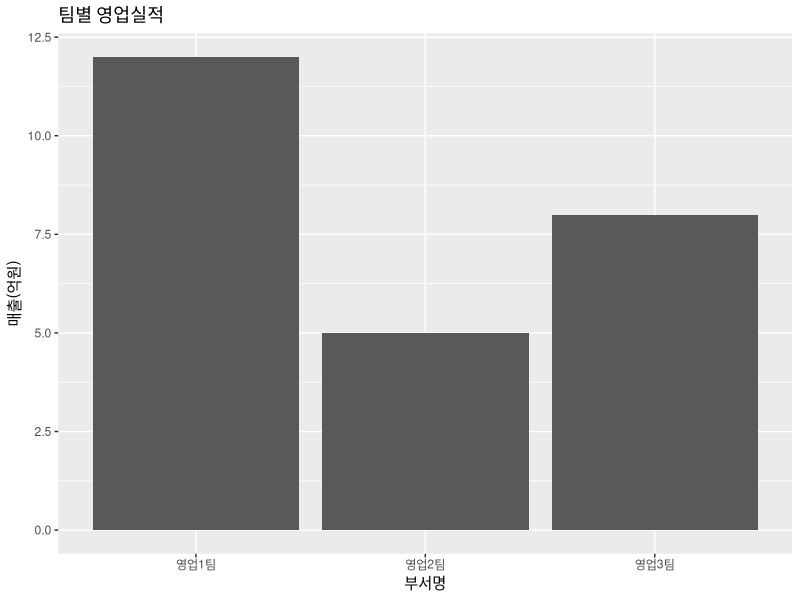
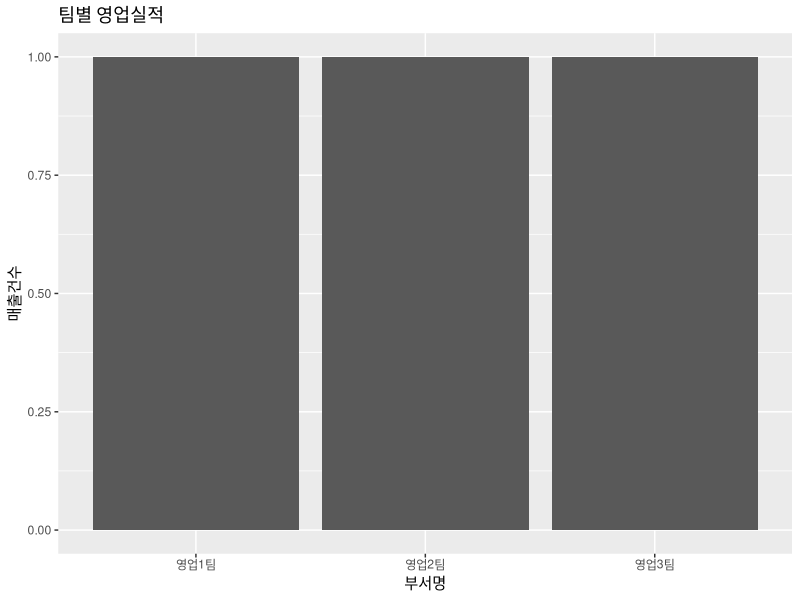
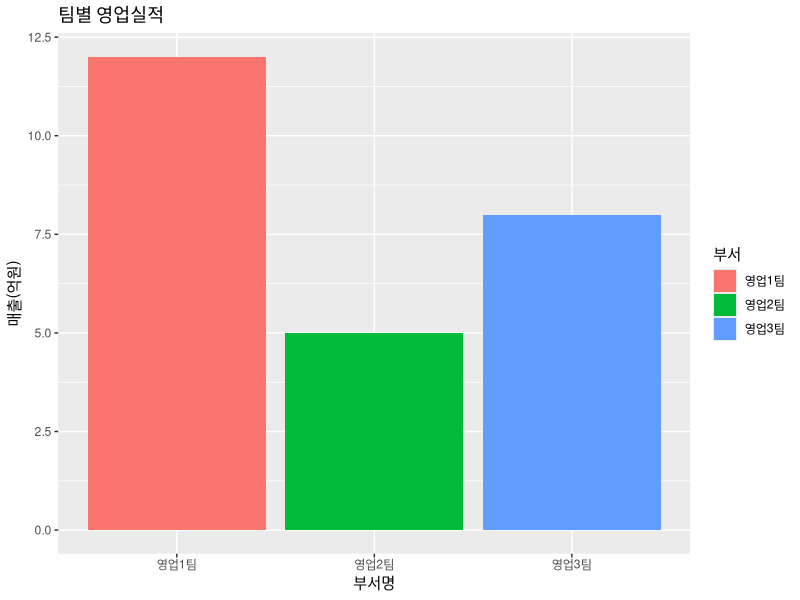
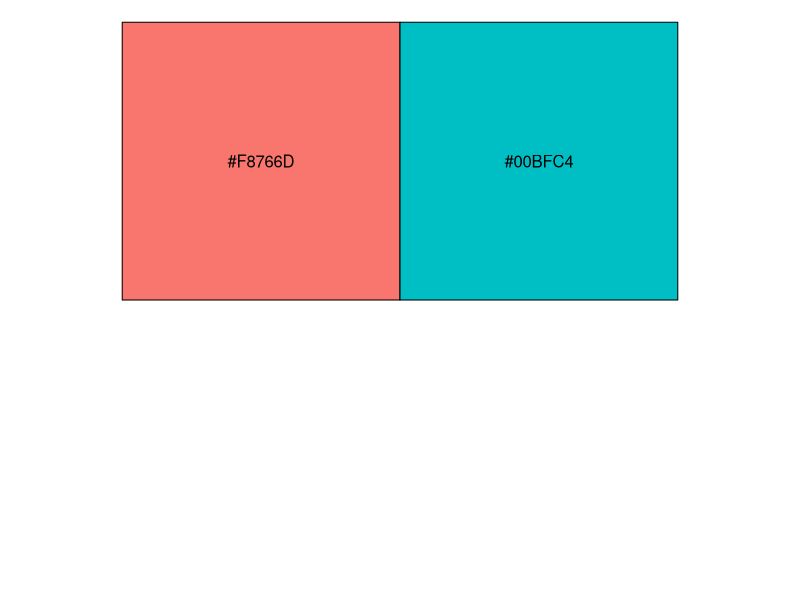
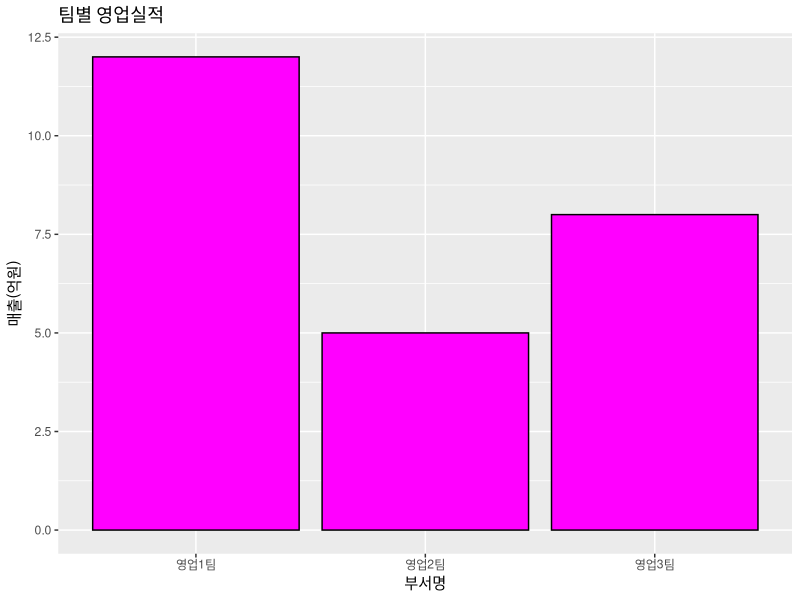
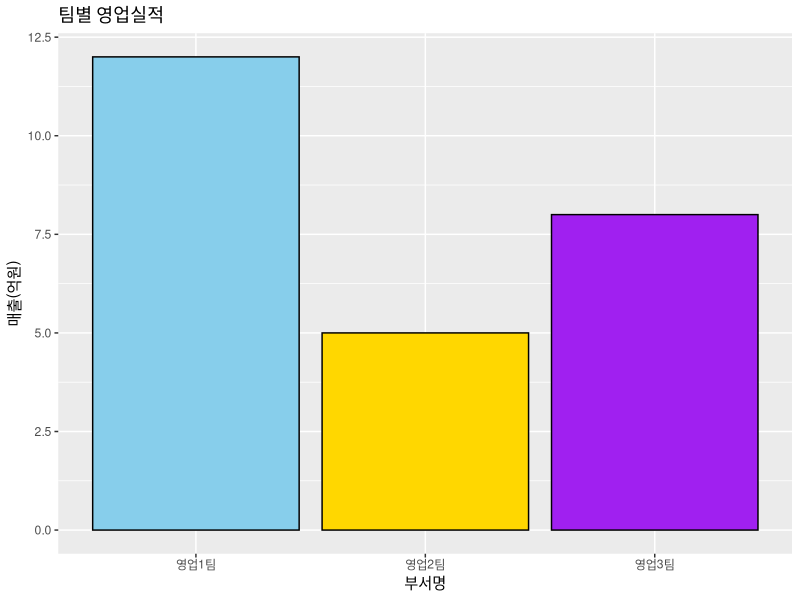
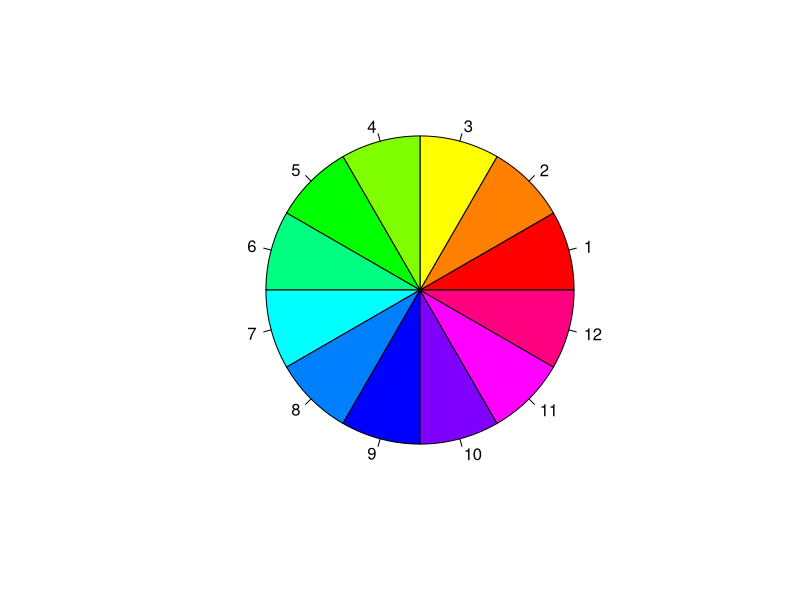
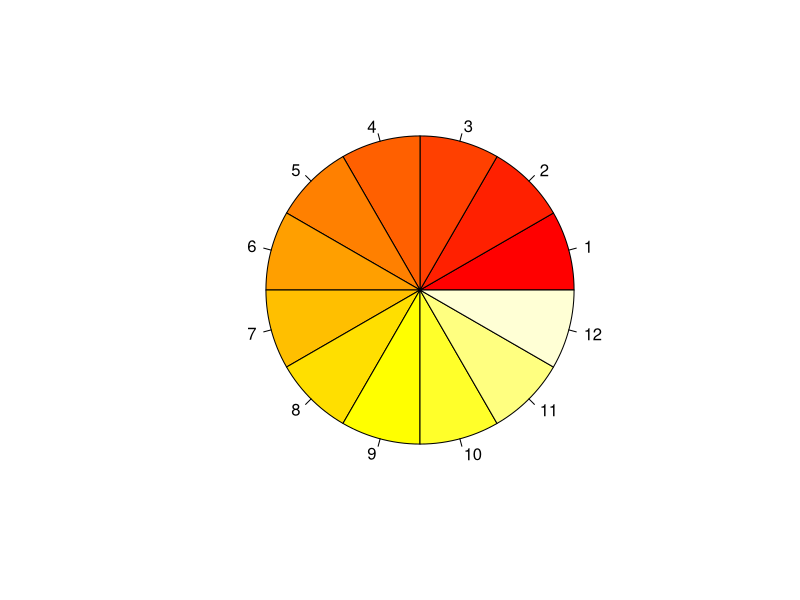

Recreate these plots in R, in order.
# 4장 그래프

library(ggplot2)
# 데이터 저장(데이터프레임)
dept = c("영업1팀", "영업2팀", "영업3팀")
sales = c(12, 5, 8)
df1 = data.frame(부서=dept, 매출=sales, 분기="1분기")
df1

# 막대 그래프(1.그래프의 데이터 초기화, 2.그래프모양, 3.제목과 라벨 설정)
ggplot(data = df1, aes(x=부서, y=매출))+
  geom_bar(stat = "identity")+
  labs(title ="팀별 영업실적",x="부서명", y="매출(억원)")

# 각 부서별 매출건수
ggplot(data = df1, aes(x=부서)) +
  geom_bar(stat = "count") +
  labs(title = "팀별 영업실적", x = "부서명", y = "매출건수")

# 막대에 자동색 지정
ggplot(data = df1, aes(x=부서, y=매출, fill = 부서)) +
  geom_bar(stat = "identity") +
  labs(title ="팀별 영업실적",x="부서명", y="매출(억원)")

# 자동지정되는 색상 확인
installed.packages("scales")
library(scales)
hex = hue_pal()(2)
show_col(hex)

library(ggplot2)
# 막대에 동일한 색상 지정 및 테두리선
ggplot(data = df1, aes(x=부서, y=매출)) +
  geom_bar(stat = "identity", fill="magenta", color="black") +
  labs(title ="팀별 영업실적",x="부서명", y="매출(억원)")

# 막대마다 사용자가 지정한 색상으로 변경
ggplot(data = df1, aes(x=부서, y=매출)) +
  geom_bar(stat = "identity", fill=c("skyblue", "gold", "purple"), color="black") +
  labs(title ="팀별 영업실적",x="부서명", y="매출(억원)")

# gdRdriver, RColorBrewer 색상팔레트를 제공하는 두가지 패키지

# gdRdriver 패키지의 팔레트
x = rep(1,12)
pie(x, labels=seq(1,12), col=rainbow(12))
pie(x, labels=seq(1,12), col=heat.colors(12))
pie(x, labels=seq(1,12), col=terrain.colors(12))
pie(x, labels=seq(1,12), col=topo.colors(12))

# 2. RColorBrewer 패키지의 팔레트
install.packages("RColorBrewer")
library("RColorBrewer")
display.brewer.all()

# 1분기, 2분기의 막대그래프

# 2분기 데이터프레임에 저장
dept = c("영업1팀", "영업2팀", "영업3팀")
sales = c(10, 8, 5)
df2 = data.frame(부서=dept, 매출=sales, 분기="2분기")

# 1분기와 2분기 데이터를 행으로 연결해서 하나의 데이터프레임에 저장
df = rbind(df1, df2)
df

# 부서별 분기별 
library(ggplot2)
ggplot(df, aes(x=부서, y=매출, fill=분기))+
  geom_bar(stat = "identity")

# 부서별 분기별 막대그래프 작성
#(조건1> 3분기 실적 추가, 조건2> gdRdirver 패키지의 팔레트에 있는 색상을 막대에 설정, 
# 조건3> 그래프 제목: 부서별분기별 영업실적, x축제목: 부서명, y축제목: 영업매출(억원) )

dept = c("영업1팀", "영업2팀", "영업3팀")
sales = c(7, 10, 11)
df3 = data.frame(부서=dept, 매출=sales, 분기="3분기")
df = rbind(df, df3)
df

ggplot(data = df, aes(x=부서, y=매출, fill=분기)) +
  geom_bar(stat = "identity", fill=cm.colors(9), color="pink") +
  labs(title ="부서별분기별 영업실적",x="부서명", y="매출(억원)")
  
# 분기별로 사용자 지정색 설정
ggplot(data = df, aes(x=부서, y=매출, fill=분기)) +
  geom_bar(stat = "identity", fill=cm.colors(9), color="pink") +
  scale_fill_manual(values=c("red","pink", "purple"))+
  labs(title ="부서별분기별 영업실적",x="부서명", y="영업매출(억원)")
  
ggplot(data = df, aes(x=부서, y=매출, fill=분기)) +
  geom_bar(stat = "identity") +
  scale_fill_manual(values = cm.colors(3))
  labs(title ="부서별분기별 영업실적",x="부서명", y="영업매출(억원)")

# 묶은세로 막대그래프
ggplot(data = df, aes(x=부서, y=매출, fill=분기)) +
  geom_bar(stat = "identity", position="dodge") +
  scale_fill_manual(values = cm.colors(3))
  labs(title ="부서별분기별 영업실적",x="부서명", y="영업매출(억원)")

# 바로 직전에 실행된 그래프를 사진 파일로 저장
ggsave("C:/Temp/graph1.png", width = 10, height = 13, units = "cm")

#===================================================
# 선그래프: 시간에 따라 데이터의 추이를 살필 때 사용

# 영업1팀의 6개월간 데이터르 데이터프레임에 저장
month=c(1, 2, 3, 4, 5, 6)
sales=c(3, 3, 5, 5, 7, 4)
df1 = data.frame(부서="영업1팀", 월=month, 매출=sales)

# 영업2팀의 6개월간 데이터르 데이터프레임에 저장
sales=c(2, 2, 4, 8 , 9, 6)
df2 = data.frame(부서="영업2팀", 월=month, 매출=sales)

# 행으로 df1과 df2를 연결
df = rbind(df1, df2)
df

# 선형그래프 그리기
# 영업1팀 데이터만 사용해서
ggplot(data = df1, aes(x=월, y=매출, group = 부서)) +
  geom_line()+
  labs(title ="월별매출")

# 영업2팀 데이터만 사용해서
ggplot(data = df2, aes(x=월, y=매출, group = 부서)) +
  geom_line(color="skyblue", size=2)+
  geom_point(color="pink", size=3)+
  labs(title ="월별매출")

# 영업1팀, 2팀의 데이터를 사용
ggplot(data = df, aes(x=월, y=매출, group = 부서, color=부서)) +
  geom_line(size=2)+
  geom_point(size=3)+
  labs(title ="월별매출")

ggplot(data = df, aes(x=월, y=매출, group = 부서, color=부서)) +
  geom_line(color=cm.colors(12), size=2)+
  geom_point(color=cm.colors(12), size=3)+
  labs(title ="월별매출")

#=================================================
# 산포도: 점으로 데이터의 변화를 확인
ggplot(data = women, aes(x=height, y=weight))+
  geom_point()+
  labs(title="미국30~39세 여성의 키와 몸무게의 상관관계", x="키(inch)", y="체중(pound)")

# 점의 모양, 색상, 크기 설정
ggplot(data = women, aes(x=height, y=weight))+
  geom_point(shape = 23, color="skyblue", size=2)+
  labs(title="미국30~39세 여성의 키와 몸무게의 상관관계", x="키(inch)", y="체중(pound)")

    